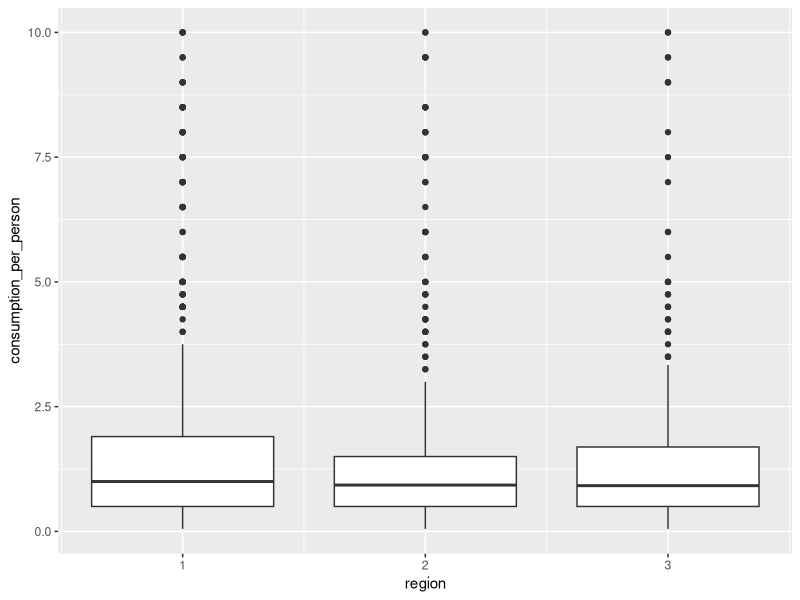

This figure's R source:
## ---- chunk 1
# Load the haven package
library(haven)

# Import roster data
ihs5_roster <- read_dta(here::here("mwi-ihs5-sample-data", "hh_mod_a_filt_vMAPS.dta"))

# Preview the data
head(ihs5_roster )
## ---- chunk 2
# Load the readr package
library(readr)

# Import unit conversion factors data
ihs5_unit_conversion_factors <- read_csv(here::here("mwi-ihs5-sample-data", "IHS5_UNIT_CONVERSION_FACTORS_vMAPS.csv"))

# Preview the data
head(ihs5_unit_conversion_factors)
## ---- chunk 3
library(dplyr) # data manipulation
library(haven) # data import
library(here) # file paths
## ---- chunk 4
# Import the data
ihs5_consumption <- read_dta(here::here("mwi-ihs5-sample-data", "HH_MOD_G1_vMAPS.dta"))
## ---- chunk 5
# Subset the data
ihs5_consumption_subset <-
    select(
        ihs5_consumption,
        case_id,
        HHID,
        hh_g01,
        hh_g01_oth,
        hh_g02,
        hh_g03a,
        hh_g03b,
        hh_g03b_label,
        hh_g03b_oth,
        hh_g03c,
        hh_g03c_1
    )
## ---- chunk 6
ihs5_consumption <- select(
    ihs5_consumption,
    case_id,
    HHID,
    hh_g01,
    hh_g01_oth,
    hh_g02,
    hh_g03a,
    hh_g03b,
    hh_g03b_label,
    hh_g03b_oth,
    hh_g03c,
    hh_g03c_1
)
## ---- chunk 7
# Rename the columns
ihs5_consumption <-
    rename(ihs5_consumption,
           consumedYN = hh_g01,
           food_item = hh_g02)
## ---- chunk 8
# Reload the data to start from scratch
ihs5_consumption <-
    read_dta(here::here("mwi-ihs5-sample-data", "HH_MOD_G1_vMAPS.dta"))

# Rename the columns
ihs5_consumption <-
    rename(
        ihs5_consumption,
        consumedYN = hh_g01,
        food_item = hh_g02,
        food_item_other = hh_g01_oth,
        consumption_quantity = hh_g03a,
        consumption_unit = hh_g03b,
        consumption_unit_label = hh_g03b_label,
        consumption_unit_oth = hh_g03b_oth,
        consumption_subunit_1 = hh_g03c,
        consumption_subunit_2 = hh_g03c_1
    )
## ---- chunk 9
# Subset the data
ihs5_consumption <- filter(ihs5_consumption, consumedYN == 1)
## ---- chunk 10
# Read, subset and rename the data
ihs5_consumption <-
    read_dta(here::here("mwi-ihs5-sample-data", "HH_MOD_G1_vMAPS.dta")) |>
    select(
        case_id,
        HHID,
        hh_g01,
        hh_g01_oth,
        hh_g02,
        hh_g03a,
        hh_g03b,
        hh_g03b_label,
        hh_g03b_oth,
        hh_g03c,
        hh_g03c_1
    ) %>%
    rename(
        consumedYN = hh_g01,
        food_item = hh_g02,
        food_item_other = hh_g01_oth,
        consumption_quantity = hh_g03a,
        consumption_unit = hh_g03b,
        consumption_unit_label = hh_g03b_label,
        consumption_unit_oth = hh_g03b_oth,
        consumption_subunit_1 = hh_g03c,
        consumption_subunit_2 = hh_g03c_1
    )
## ---- chunk 11
ihs5_consumption <- ihs5_consumption |>
    mutate(food_item_code = as.character(food_item))
## ---- chunk 12
ihs5_consumption <- ihs5_consumption |>
    mutate(hh_members = sample(1:10, nrow(ihs5_consumption), replace = TRUE))
## ---- chunk 13
ihs5_consumption <- ihs5_consumption |>
    mutate(consumption_per_person = consumption_quantity / hh_members)
## ---- chunk 14
# Import the data
ihs5_household_identifiers <-
    read_dta(here::here("mwi-ihs5-sample-data", "hh_mod_a_filt_vMAPS.dta"))

# Join the data
ihs5_consumption_j1 <- ihs5_consumption |>
    left_join(ihs5_household_identifiers, by = "HHID")
## ---- chunk 15
# Import the data
ihs5_household_identifiers <-
    read_dta(here::here("mwi-ihs5-sample-data", "hh_mod_a_filt_vMAPS.dta"))

# Join the data
ihs5_consumption <- ihs5_consumption |>
    left_join(ihs5_household_identifiers)
## ---- chunk 16
# Summarise the data
ihs5_consumption_summary <- ihs5_consumption |>
    group_by(food_item) |>
    summarise(consumption_per_person = mean(consumption_per_person, na.rm = TRUE))
## ---- chunk 17
# Summarise the data
ihs5_consumption_summary <- ihs5_consumption |>
    group_by(food_item) |>
    summarise(
        consumption_per_person_mean = mean(consumption_per_person, na.rm = TRUE),
        consumption_per_person_sd = sd(consumption_per_person, na.rm = TRUE)
    )
## ---- chunk 18
# Summarise the data
ihs5_consumption_summary <- ihs5_consumption |>
    group_by(food_item, region) |>
    summarise(
        consumption_per_person_mean = mean(consumption_per_person, na.rm = TRUE),
        consumption_per_person_sd = sd(consumption_per_person, na.rm = TRUE)
    )
## ---- chunk 19
# Load the ggplot2 package
library(ggplot2)

#  Plot the data
ihs5_consumption |>
    # Add plot aesthetics
    ggplot(aes(x = region, y = consumption_per_person, group = region)) +
    # Add plot type
    geom_boxplot() 
